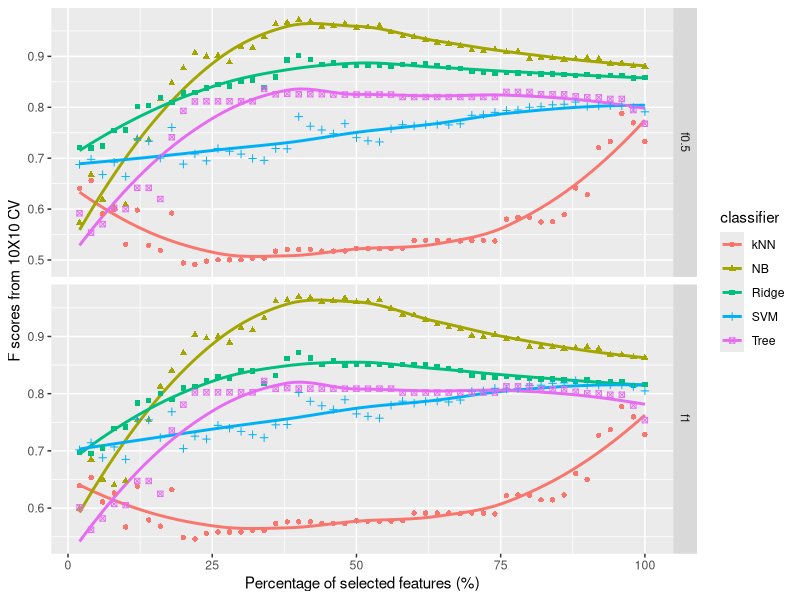

Write the R code that produced this figure.
setwd("D:/Study/Thesis/Experiments/Util/RPlots")
library("ggplot2")
featuresdata = read.csv("ss_03_02_3class_classifiers_basic_featureselction.csv")
p <- ggplot(featuresdata, aes(x=features, y=value, group=classifier))+ labs(x = "Percentage of selected features (%)", y = "F scores from 10X10 CV" )
q <- p + stat_smooth(se = FALSE, aes(color=classifier)) + geom_point(aes(color=classifier, shape=classifier)) 
q + facet_grid(metrics ~ ., scale = "free_y")